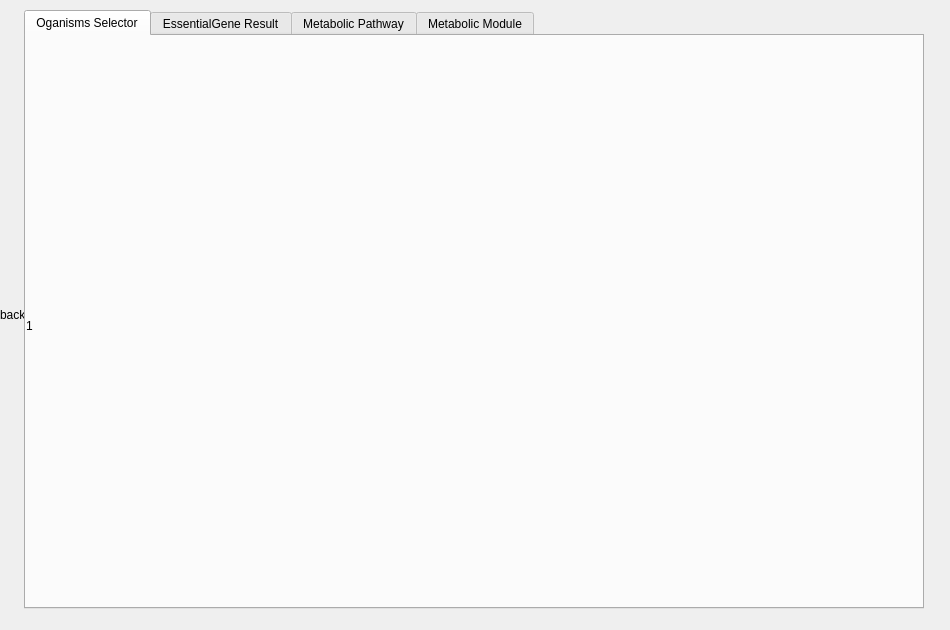
<?xml version="1.0" encoding="UTF-8"?>
<ui version="4.0">
 <class>MainWidget</class>
 <widget class="QWidget" name="MainWidget">
  <property name="geometry">
   <rect>
    <x>0</x>
    <y>0</y>
    <width>950</width>
    <height>630</height>
   </rect>
  </property>
  <property name="windowTitle">
   <string>MainWidget00</string>
  </property>
  <property name="styleSheet">
   <string notr="true"/>
  </property>
  <widget class="QWidget" name="gridWidget" native="true">
   <property name="geometry">
    <rect>
     <x>24</x>
     <y>10</y>
     <width>900</width>
     <height>599</height>
    </rect>
   </property>
   <property name="styleSheet">
    <string notr="true"/>
   </property>
   <layout class="QGridLayout" name="mainUILayout">
    <property name="leftMargin">
     <number>0</number>
    </property>
    <property name="topMargin">
     <number>0</number>
    </property>
    <property name="rightMargin">
     <number>0</number>
    </property>
    <property name="bottomMargin">
     <number>0</number>
    </property>
    <property name="spacing">
     <number>0</number>
    </property>
    <item row="0" column="0">
     <widget class="QTabWidget" name="tabWidget">
      <property name="sizePolicy">
       <sizepolicy hsizetype="Expanding" vsizetype="Expanding">
        <horstretch>0</horstretch>
        <verstretch>0</verstretch>
       </sizepolicy>
      </property>
      <property name="maximumSize">
       <size>
        <width>16777215</width>
        <height>599</height>
       </size>
      </property>
      <property name="baseSize">
       <size>
        <width>0</width>
        <height>0</height>
       </size>
      </property>
      <property name="styleSheet">
       <string notr="true"/>
      </property>
      <property name="tabPosition">
       <enum>QTabWidget::North</enum>
      </property>
      <property name="currentIndex">
       <number>0</number>
      </property>
      <property name="elideMode">
       <enum>Qt::ElideNone</enum>
      </property>
      <property name="documentMode">
       <bool>false</bool>
      </property>
      <property name="tabsClosable">
       <bool>false</bool>
      </property>
      <property name="tabBarAutoHide">
       <bool>false</bool>
      </property>
      <widget class="QWidget" name="tab_select">
       <attribute name="title">
        <string>Oganisms Selector</string>
       </attribute>
       <widget class="QLabel" name="lab1">
        <property name="geometry">
         <rect>
          <x>0</x>
          <y>0</y>
          <width>900</width>
          <height>579</height>
         </rect>
        </property>
        <property name="lineWidth">
         <number>0</number>
        </property>
        <property name="text">
         <string>1</string>
        </property>
       </widget>
      </widget>
      <widget class="QWidget" name="tab_result">
       <property name="sizeIncrement">
        <size>
         <width>0</width>
         <height>0</height>
        </size>
       </property>
       <attribute name="title">
        <string>EssentialGene Result</string>
       </attribute>
       <widget class="QLabel" name="lab2">
        <property name="geometry">
         <rect>
          <x>0</x>
          <y>0</y>
          <width>900</width>
          <height>579</height>
         </rect>
        </property>
        <property name="text">
         <string>2</string>
        </property>
       </widget>
      </widget>
      <widget class="QWidget" name="tab_pathway">
       <attribute name="title">
        <string>Metabolic Pathway</string>
       </attribute>
      </widget>
      <widget class="QWidget" name="tab_module">
       <property name="enabled">
        <bool>true</bool>
       </property>
       <attribute name="title">
        <string>Metabolic Module</string>
       </attribute>
      </widget>
     </widget>
    </item>
   </layout>
  </widget>
  <widget class="QLabel" name="backgound">
   <property name="geometry">
    <rect>
     <x>0</x>
     <y>0</y>
     <width>950</width>
     <height>630</height>
    </rect>
   </property>
   <property name="text">
    <string>back</string>
   </property>
  </widget>
  <zorder>backgound</zorder>
  <zorder>gridWidget</zorder>
 </widget>
 <layoutdefault spacing="6" margin="11"/>
 <resources/>
 <connections/>
</ui>
